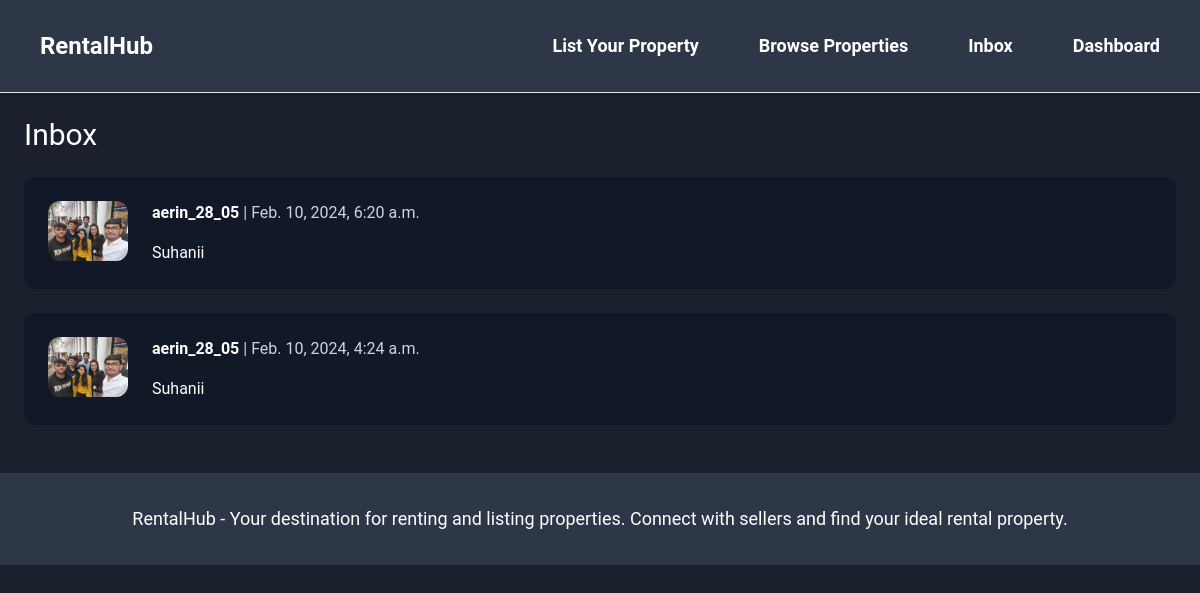
The app's page /inbox/ (signed in), older data.
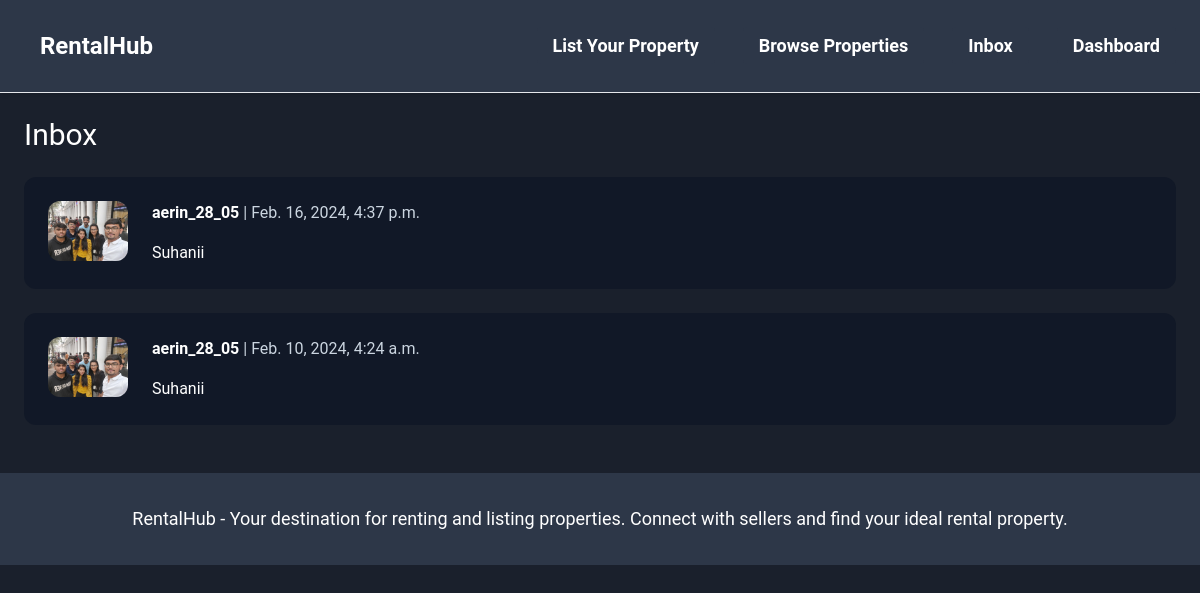
The same page, newer data.
### conversation/models.py (models this page shows)
class Conversation(models.Model):
    item = models.ForeignKey(Item,related_name='conversations' , on_delete = models.CASCADE)
    members = models.ManyToManyField(User , related_name='conversations')
    created_at = models.DateTimeField(auto_now_add= True)
    modified_at = models.DateTimeField(auto_now = True)
    class Meta :
        ordering = ('-modified_at',)

### item/models.py (models this page shows, shortened)
class Item(models.Model) :
    area = models.ForeignKey(Area , related_name = 'items' , on_delete = models.CASCADE)
    name = models.CharField(max_length=255)
    description = models.TextField(blank = True , null = True)
    price = models.FloatField()
    image = models.ImageField(upload_to='item_images',blank=True ,null=True)
    is_sold = models.BooleanField(default = False)
    created_by = models.ForeignKey(User,related_name = 'items',on_delete = models.CASCADE)
    created_at = models.DateTimeField(auto_now_add = True)

### conversation/views.py (the view)
# urls.py: path('',views.inbox , name='inbox'),
@login_required
def inbox(request):
    conversation = Conversation.objects.filter(members__in=[request.user.id])
    return render(request , 'conversation/inbox.html',{
        'conversations' : conversation
    })

### conversation/templates/conversation/inbox.html (shortened to what this page needs)
{% extends 'core/base.html' %}
{% block content %}
<h1 class="mb-6 text-3xl text-white">Inbox</h1>
<div class="space-y-6">
  {% for conversation in conversations %}
  <a href="{% url 'conversation:detail' conversation.id %}" >
    <div class="p-6 flex bg-gray-900 rounded-xl hover:bg-gray-800">
      <div class="pr-6">
        <img
          src="{{ conversation.item.image.url }}"
          class="w-20 rounded-xl"
          alt="{{ conversation.item.name }}"
        />
      </div>
      <div>
        {% for member in conversation.members.all %}
        {% if member != request.user %}
        <p class="mb-4">
          <strong class="text-white">{{ member.username }}</strong> | {{ conversation.modified_at }}
        </p>
        <p class="text-white">{{ conversation.item.name }}</p>
        {% endif %}
        {% endfor %}
      </div>
    </div>
    <br>
  </a>
  {% endfor %}
</div>
{% endblock %}

### core/templates/core/base.html (shortened to what this page needs)
<!DOCTYPE html>
<html lang="en">
  <head>
    <link
      rel="stylesheet"
      href="https://cdn.jsdelivr.net/npm/tailwindcss@2.2.19/dist/tailwind.min.css"
    />
  </head>
  <body>
    <nav
      class="py-6 px-6 flex justify-between items-center border-b border-gray-200"
    >
      <a href="/" class="logo text-xl font-semibold">RentalHub</a>
      <div class="space-x-6">
        <a
          href="{% url 'item:new' %}"
          class="nav-link text-lg font-semibold new-item"
          >List Your Property</a
        >
        <a
          href="{% url 'item:items' %}"
          class="nav-link text-lg font-semibold browse"
          >Browse Properties</a
        >
        {% if request.user.is_authenticated %}
        <a
          href="{% url 'conversation:inbox' %}"
          class="nav-link text-lg px-6 py-3 font-semibold inbox"
          >Inbox</a
        >
        <a
          href="{% url 'dashboard:index' %}"
          class="nav-link text-lg px-6 py-3 font-semibold dashboard"
          >Dashboard</a
        >
        {% endif %}
      </div>
    </nav>
    <div class="px-6 py-6">{% block content %} {% endblock%}</div>
    <footer>
      <p class="text-lg">
        RentalHub - Your destination for renting and listing properties. Connect
        with sellers and find your ideal rental property.
      </p>
    </footer>
  </body>
</html>

### core/templates/core/base.html (style rules this page uses)
body { font-family: "Roboto", sans-serif; background-color: #1a202c; color: #cbd5e0; margin: 0; padding: 0; box-sizing: border-box; }
nav { background: #2d3748; padding: 1rem; display: flex; justify-content: space-between; align-items: center; box-shadow: 0 2px 4px rgba(0, 0, 0, 0.1); }
.logo { font-size: 1.5rem; font-weight: 700; color: #fff; text-decoration: none; }
nav a { text-decoration: none; font-weight: 600; padding: 0.5rem 1rem; border-radius: 0.25rem; transition: background-color 0.3s ease, color 0.3s ease, transform 0.2s ease-in-out; }
nav a.new-item, nav a.browse, nav a.dashboard, nav a.inbox { background-color: #2d3748; color: #fff; }
footer { background: #2d3748; color: #fff; padding: 2rem 0; text-align: center; }
.nav-link { text-decoration: none; transition: background-color 0.3s ease, color 0.3s ease, transform 0.2s ease-in-out; padding: 0.5rem 1rem; border-radius: 0.25rem; color: #fff; }

Row changes from the older to the newer data that the page shows:
changed Conversation: modified_at "Feb. 10, 2024, 6:20 a.m." → "Feb. 16, 2024, 4:37 p.m."
